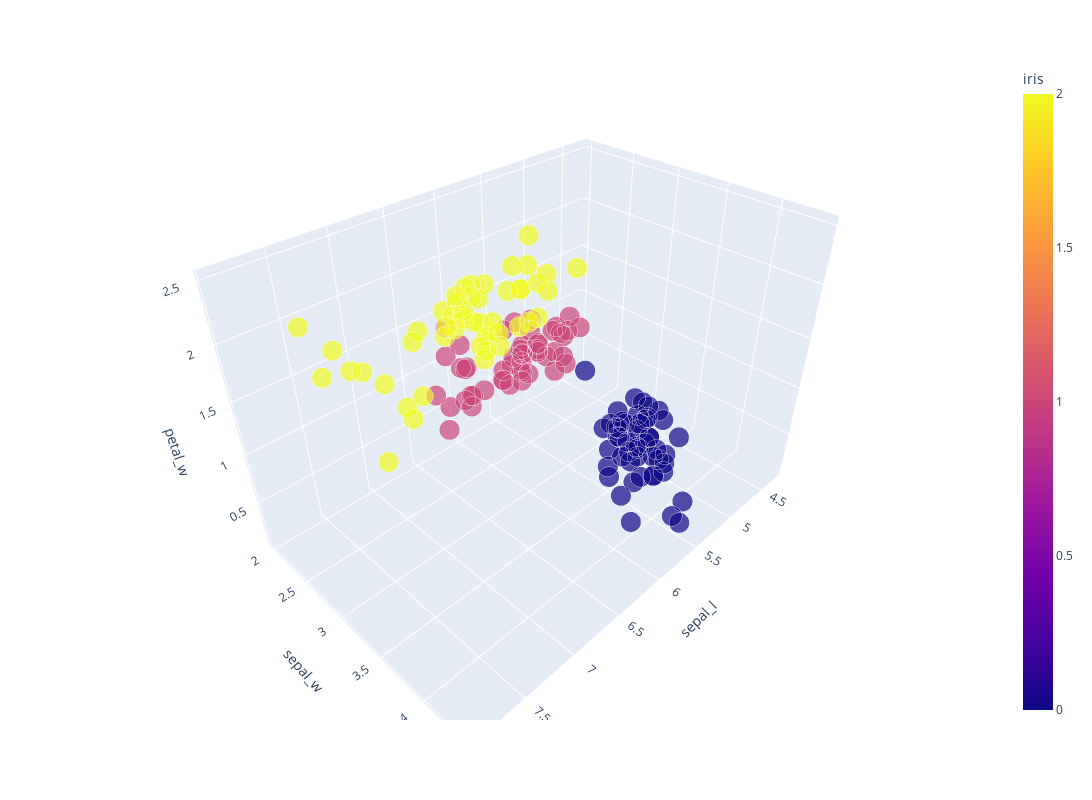

Notebook code for this chart:
### Markdown cell above
Идеальные данные. Всё на месте, ничего не пропущенно. Идеальная балансировка по классам.

### Code cell
fig = px.scatter_3d(X, x='sepal_l', y='sepal_w', z='petal_w', color='iris', size=np.ones((1, len(y))).flatten(), width=1280, height=800, labels=iris.target_names)
fig.show()

### Figure 1 — Plotly figure (JSON) as saved in the notebook; plotly's stock layout.template omitted (floating-point values rounded to 4 significant figures; data arrays with more than 128 entries replaced by an {"elided": "..."} marker saying what was removed)
{"data": [{"hovertemplate": "sepal_l=%{x}<br>sepal_w=%{y}<br>petal_w=%{z}<br>size=%{marker.size}<br>iris=%{marker.color}<extra></extra>", "legendgroup": "", "marker": {"color": {"elided": "150 int values"}, "coloraxis": "coloraxis", "size": {"elided": "150 int values"}, "sizemode": "area", "sizeref": 0.0025, "symbol": "circle"}, "mode": "markers", "name": "", "scene": "scene", "showlegend": false, "type": "scatter3d", "x": {"elided": "150 float values"}, "y": {"elided": "150 float values"}, "z": {"elided": "150 float values"}}], "layout": {"coloraxis": {"colorbar": {"title": {"text": "iris"}}, "colorscale": [[0, "#0d0887"], [0.1111, "#46039f"], [0.2222, "#7201a8"], [0.3333, "#9c179e"], [0.4444, "#bd3786"], [0.5556, "#d8576b"], [0.6667, "#ed7953"], [0.7778, "#fb9f3a"], [0.8889, "#fdca26"], [1, "#f0f921"]]}, "height": 800, "legend": {"itemsizing": "constant", "tracegroupgap": 0}, "margin": {"t": 60}, "scene": {"aspectmode": "auto", "aspectratio": {"x": 1.31, "y": 0.8736, "z": 0.8736}, "domain": {"x": [0, 1], "y": [0, 1]}, "xaxis": {"title": {"text": "sepal_l"}, "type": "linear"}, "yaxis": {"title": {"text": "sepal_w"}, "type": "linear"}, "zaxis": {"title": {"text": "petal_w"}, "type": "linear"}}, "width": 1280}}
